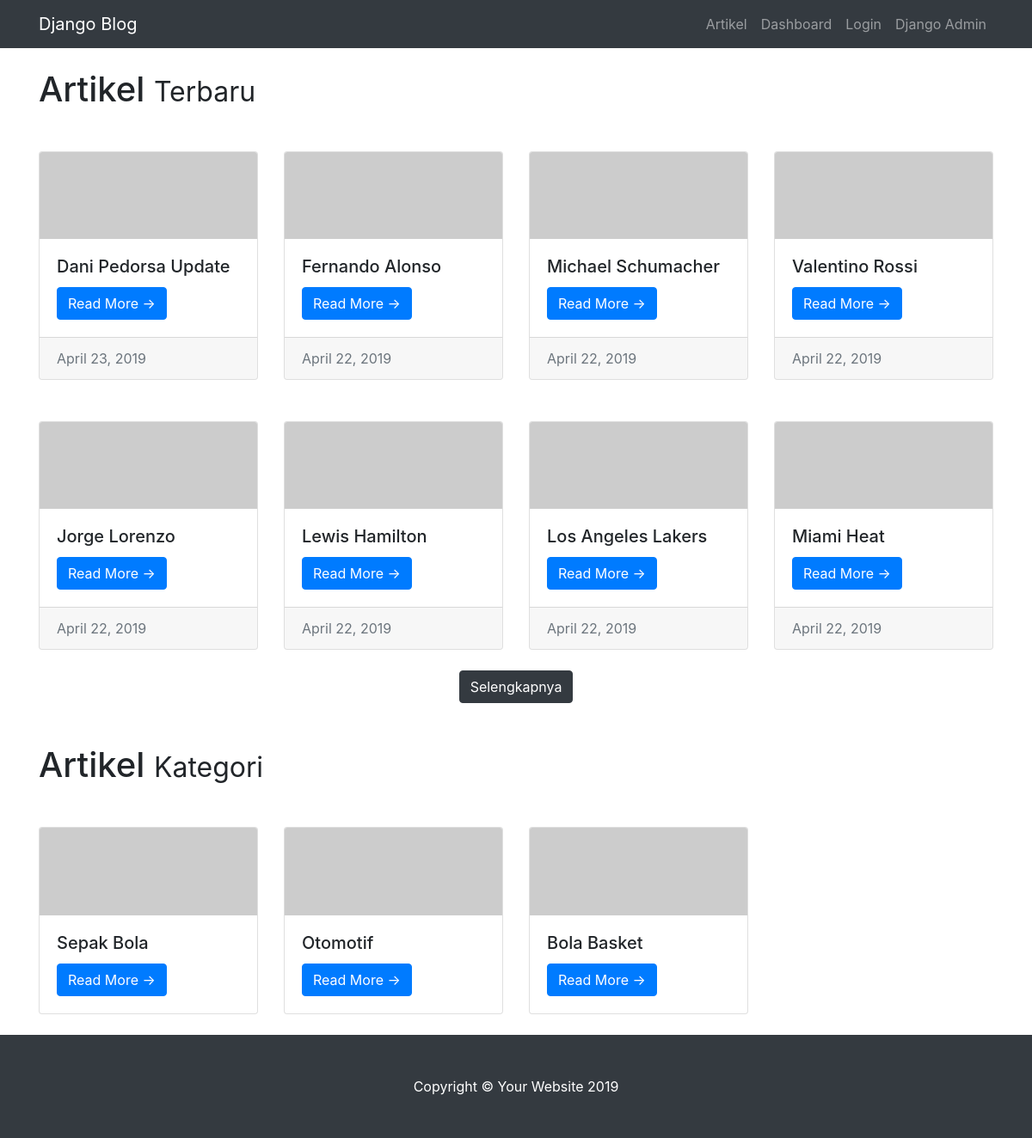
The page / on the database its author committed.
### artikel/models.py (models this page shows, shortened)
class Artikel(models.Model):
    judul       = models.CharField(max_length=255)
    isi         = models.TextField()
    kategori    = models.CharField(max_length=255)
    published   = models.DateTimeField(auto_now_add=True)
    updated     = models.DateTimeField(auto_now=True)
    slug        = models.SlugField(blank=True,editable=False)

### blog/views.py (the view)
# urls.py: url(r'^$', BlogHomeView.as_view(), name='home'),
class BlogHomeView(TemplateView,ArtikelForHome):
    template_name = "index.html"
    def get_context_data(self):
        context  =   {
                        'artikel_all_list':self.get_all_artikel(),
                        'artikel_each_category_list':self.get_latest_artikel_each_category(),
                    }
        return context

### artikel/views.py (called while the page is built)
    def get_all_artikel(self):
        artikel_list = self.model.objects.all().order_by('-published')
        return artikel_list

    def get_latest_artikel_each_category(self):
        kategori_list = self.model.objects.values_list('kategori',flat=True).distinct()
        artikel_list = []
        for kategori in kategori_list:
            artikel = self.model.objects.filter(kategori=kategori).latest('published')
            artikel_list.append(artikel)
        return artikel_list

### templates/index.html (shortened to what this page needs)
{% extends 'layout/frontend/base.html' %}
{% block contents %}
      <div class="col-md-12">
            <h1 class="my-4">
                  Artikel <small>Terbaru</small>
            </h1>
            <div class="row" >
                  {% for artikel in artikel_all_list  %}
                        {% if forloop.counter < 9 %}
                              <div class="col-md-3">
                                    <div class="card my-4">
                                          <img class="card-img-top" src="http://placehold.it/750x300" alt="Card image cap">
                                          <div class="card-body">
                                                <h5 class="card-title">{{artikel.judul}}</h5>
                                                <a href="{% url 'detail' artikel.slug %}"  class="btn btn-primary">Read More &rarr;</a>
                                          </div>
                                          <div class="card-footer text-muted">
                                                {{artikel.published|date}}
                                          </div>
                                    </div>
                              </div>
                        {% endif %}
                  {% endfor %}
            </div>
            <ul class="pagination justify-content-center mb-4">
                  <li class="page-item">
                        <a class="btn btn-dark" href="{% url 'list' 1  %}">Selengkapnya</a>
                  </li>
            </ul>
      </div>
      <div class="col-md-12">
                  <h1 class="my-4">
                        Artikel <small>Kategori</small>
                  </h1>
                  <div class="row">
                        {% for artikel in artikel_each_category_list  %}
                              {% if forloop.counter < 9 %}
                                    <div class="col-md-3">
                                          <div class="card my-4">
                                                <img class="card-img-top" src="http://placehold.it/750x300" alt="Card image cap">
                                                <div class="card-body">
                                                      <h5 class="card-title">{{artikel.kategori}}</h5>
                                                      <a href="{% url 'category' artikel.kategori %}"  class="btn btn-primary">Read More &rarr;</a>
                                                </div>
                                          </div>
                                    </div>
                              {% endif %}
                        {% endfor %}
                  </div>
            </div>
{% endblock contents %}

### templates/layout/frontend/base.html (shortened to what this page needs)
<!DOCTYPE html>
<html lang="en">
<head>
  {% include 'layout/frontend/snippets/styles.html' %}
</head>
<body>
  {% include 'layout/frontend/snippets/navbar.html' %}
  <div class="container">
    <div class="row">
      {% block contents %}
      {% endblock contents %}
    </div>
  </div>
  {% include 'layout/frontend/snippets/footer.html' %}
</body>
</html>

### templates/layout/frontend/snippets/styles.html
{% load static %}
<link href="{% static 'frontend/vendor/bootstrap/css/bootstrap.min.css' %}"  rel="stylesheet">
<link href="{% static 'frontend/css/blog-home.css' %}" rel="stylesheet">

### templates/layout/frontend/snippets/navbar.html (shortened to what this page needs)
{% load static %}
<nav class="navbar navbar-expand-lg navbar-dark bg-dark fixed-top">
    <div class="container">
        <a class="navbar-brand" href="{% url 'home' %}">Django Blog</a>
        <div class="collapse navbar-collapse" id="navbarResponsive">
        <ul class="navbar-nav ml-auto">
            <li class="nav-item">
                <a class="nav-link" href="{% url 'list' 1 %}">Artikel</a>
            </li>
            <li class="nav-item">
                <a class="nav-link" href="{% url 'dashboard' %}">Dashboard</a>
            </li>
            <li class="nav-item">
                <a class="nav-link" href="{% url 'login' %}">Login</a>
            </li>
            <li class="nav-item">
            <a class="nav-link" href="{% url 'admin:index' %}">Django Admin</a>
            </li>
        </ul>
        </div>
    </div>
</nav>

### templates/layout/frontend/snippets/footer.html
<footer class="py-5 bg-dark ">
    <div class="container">
        <p class="m-0 text-center text-white">Copyright &copy; Your Website 2019</p>
    </div>
</footer>

### templates/layout/frontend/snippets/scripts.html (shortened to what this page needs)
{% load static %}

### static/frontend/css/blog-home.css (style rules this page uses)
body { padding-top: 56px; }

### rows shown on the page
Artikel: judul "Dani Pedorsa Update", published "April 23, 2019", kategori "Otomotif"
Artikel: judul "Fernando Alonso", published "April 22, 2019"
Artikel: judul "Michael Schumacher", published "April 22, 2019"
Artikel: judul "Valentino Rossi", published "April 22, 2019"
Artikel: judul "Jorge Lorenzo", published "April 22, 2019"
Artikel: judul "Lewis Hamilton", published "April 22, 2019"
Artikel: judul "Los Angeles Lakers", published "April 22, 2019", kategori "Bola Basket"
Artikel: judul "Miami Heat", published "April 22, 2019"
Artikel: kategori "Sepak Bola"
